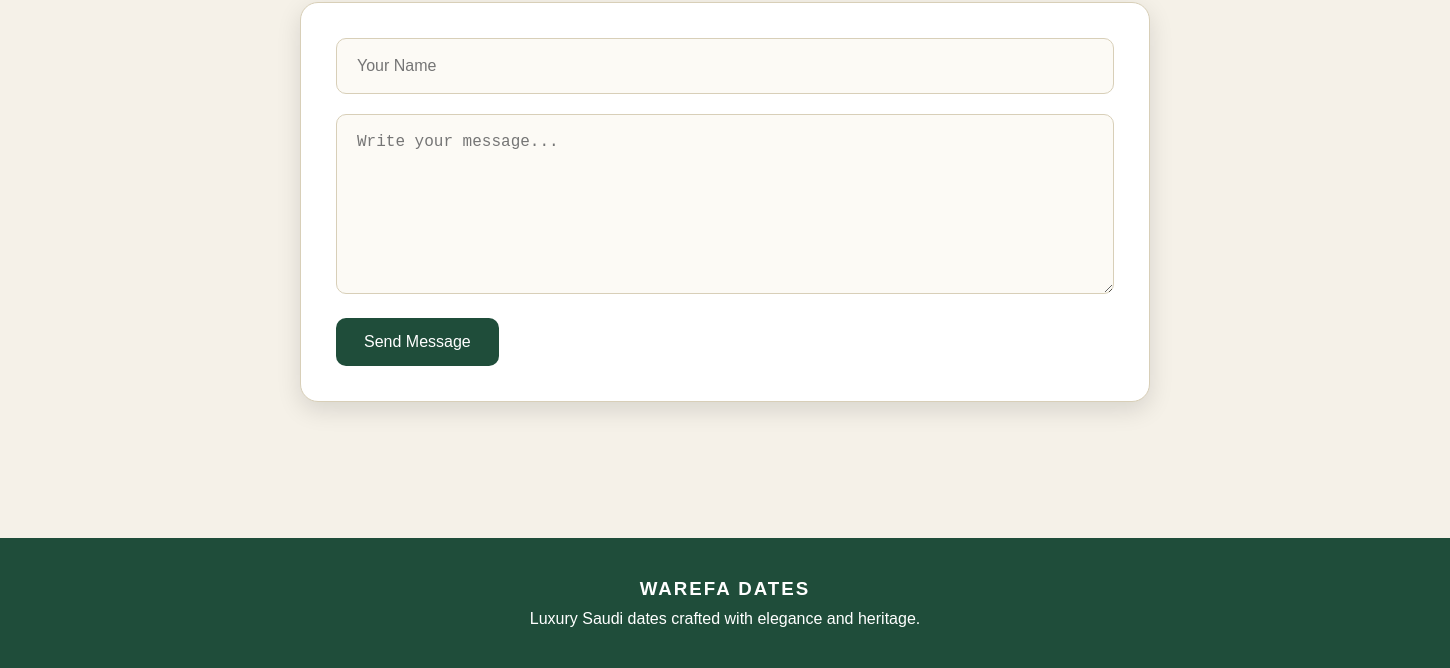
/ (lower part), run on an earlier commit of the app's database.
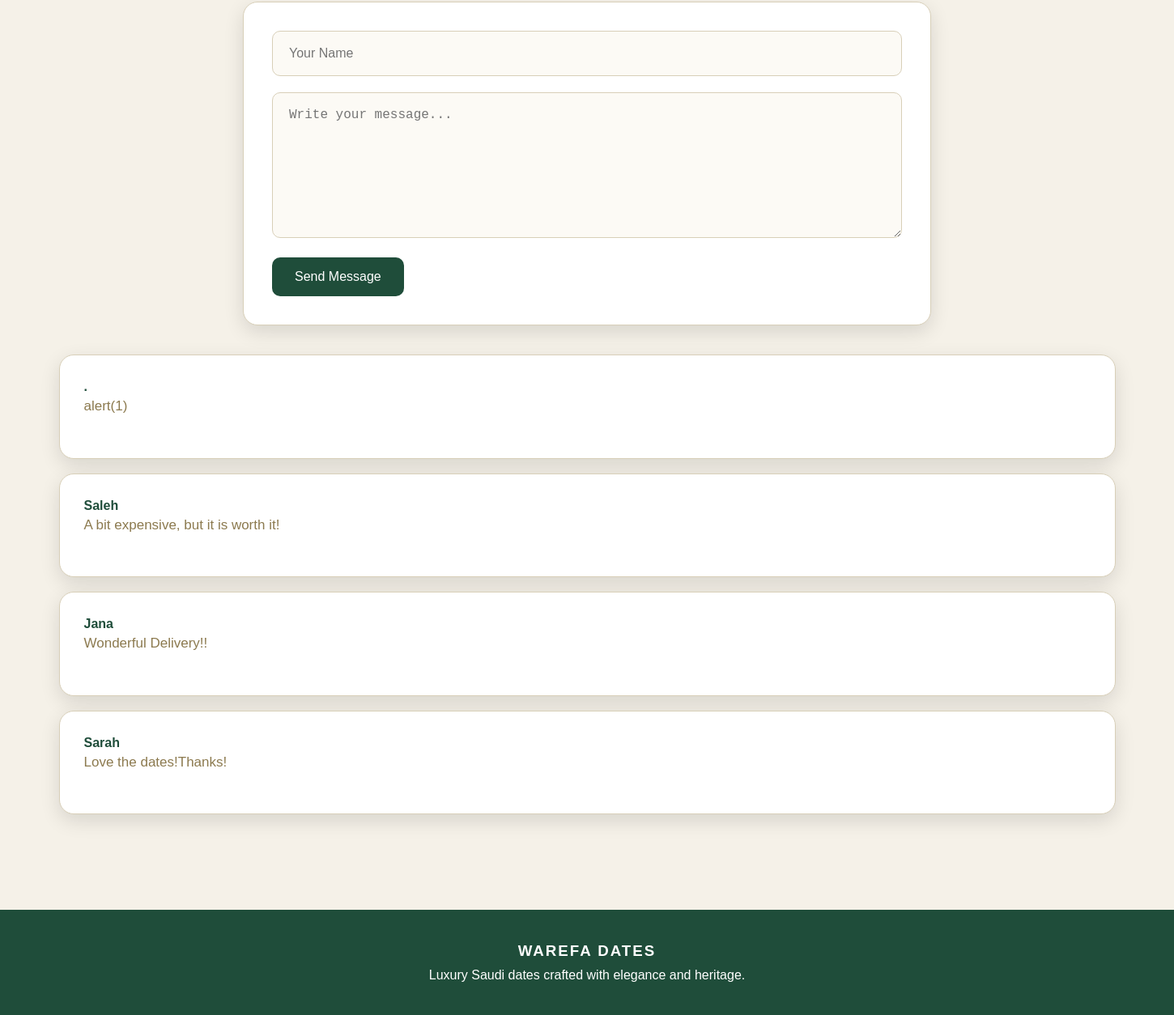
And on a later commit of the database.
### tables this page shows
CREATE TABLE `comments` (
  `id` int(11) NOT NULL,
  `name` varchar(100) DEFAULT NULL,
  `comment` text DEFAULT NULL
);

### index.php (the view, shortened to what this page needs)
<?php
include "db.php";
?>
<!DOCTYPE html>
<html lang="en">
<head>
    <link rel="stylesheet" href="homepage/homepage.css">
</head>
<body>
<section class="comments-section" id="comments">
    <form class="comment-form" method="POST">
        <div class="input-row">
            <input type="text" name="name" placeholder="Your Name" required>
        </div>
        <textarea name="comment" placeholder="Write your message..." required></textarea>
        <button type="submit">Send Message</button>
    </form>
    <br><br>
   <?php
$result = mysqli_query($conn, "SELECT * FROM comments ORDER BY id DESC");
while ($row = mysqli_fetch_assoc($result)) {
    echo "<div class='testimonial-card'>";
    echo "<h4>" . htmlspecialchars($row["name"], ENT_QUOTES, "UTF-8") . "</h4>";
    echo "<p>" . htmlspecialchars($row["comment"], ENT_QUOTES, "UTF-8") . "</p>";
    echo "</div><br>";
}
?>
</section>
<footer class="footer">
    <h3>WAREFA DATES</h3>
    <p>Luxury Saudi dates crafted with elegance and heritage.</p>
</footer>
</body>
</html>

### homepage/homepage.css (style rules this page uses)
* { margin: 0; padding: 0; box-sizing: border-box; }
html { scroll-behavior: smooth; }
body { font-family: Arial, sans-serif; background-color: #f5f1e8; color: #1f4d3a; overflow-x: hidden; }
.floating-card, .product-card, .story-text, .story-box, .testimonial-card, .comment-form { background-color: #ffffff; border: 1px solid #d8cfb8; border-radius: 18px; box-shadow: 0 8px 25px rgba(0, 0, 0, 0.12); }
.featured-products, .testimonials, .comments-section { width: 90%; margin: 100px auto; }
.testimonial-card { padding: 30px; }
.testimonial-card p { line-height: 1.8; color: #8c7a4f; margin-bottom: 18px; font-size: 17px; }
.testimonial-card h4 { color: #1f4d3a; font-size: 16px; }
.comment-form { max-width: 850px; margin: 0 auto; padding: 35px; }
.input-row { display: flex; gap: 20px; margin-bottom: 20px; }
.comment-form input, .comment-form textarea { width: 100%; padding: 18px 20px; border: 1px solid #d8cfb8; border-radius: 10px; outline: none; font-size: 16px; background: #fcfaf5; }
.comment-form textarea { min-height: 180px; resize: vertical; margin-bottom: 20px; }
.comment-form button { background: #1f4d3a; color: white; border: none; padding: 15px 28px; border-radius: 10px; font-size: 16px; cursor: pointer; transition: 0.3s; }
.footer { margin-top: 80px; text-align: center; padding: 40px 20px; background: #1f4d3a; color: white; }
.footer h3 { margin-bottom: 10px; letter-spacing: 2px; }

What changed in the data, as far as the page shows it:
added comments: name ".", comment "alert(1)"
added comments: name "Saleh", comment "A bit expensive, but it is worth it!"
added comments: name "Jana", comment "Wonderful Delivery!!"
added comments: name "Sarah", comment "Love the dates!Thanks!"
